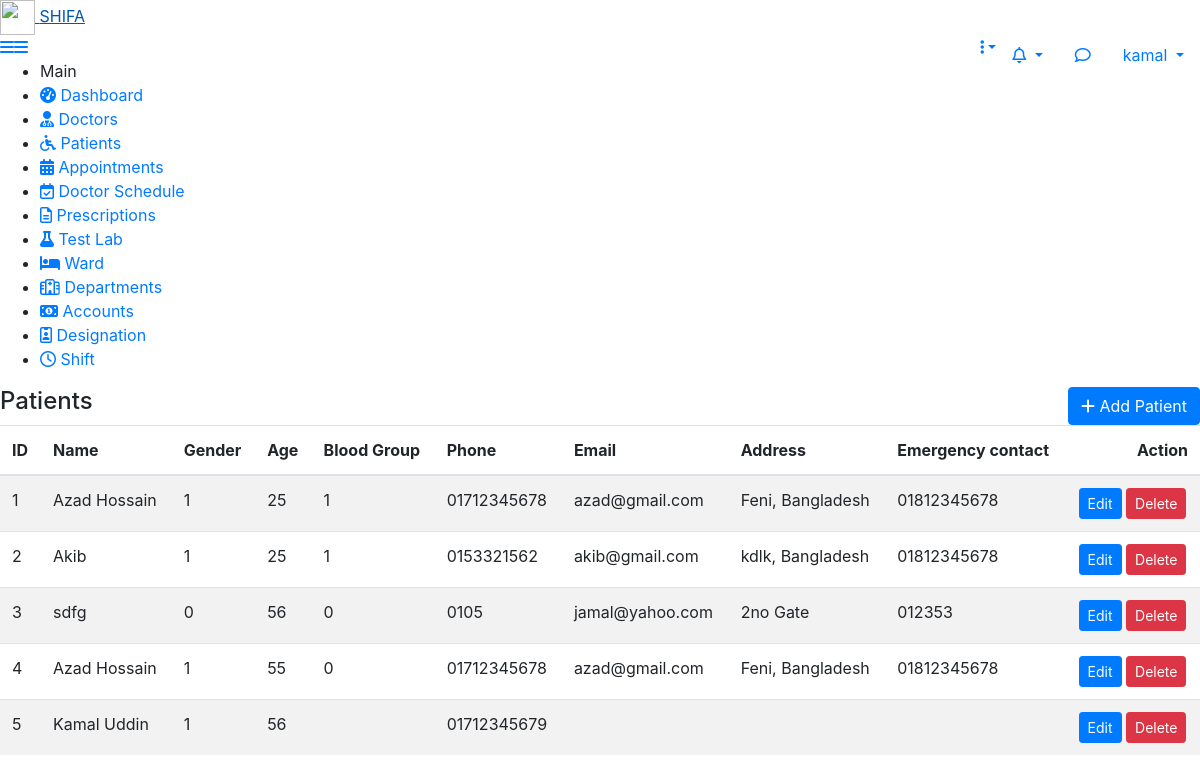
Before: /patients/patients.php (signed in) with the older database file.
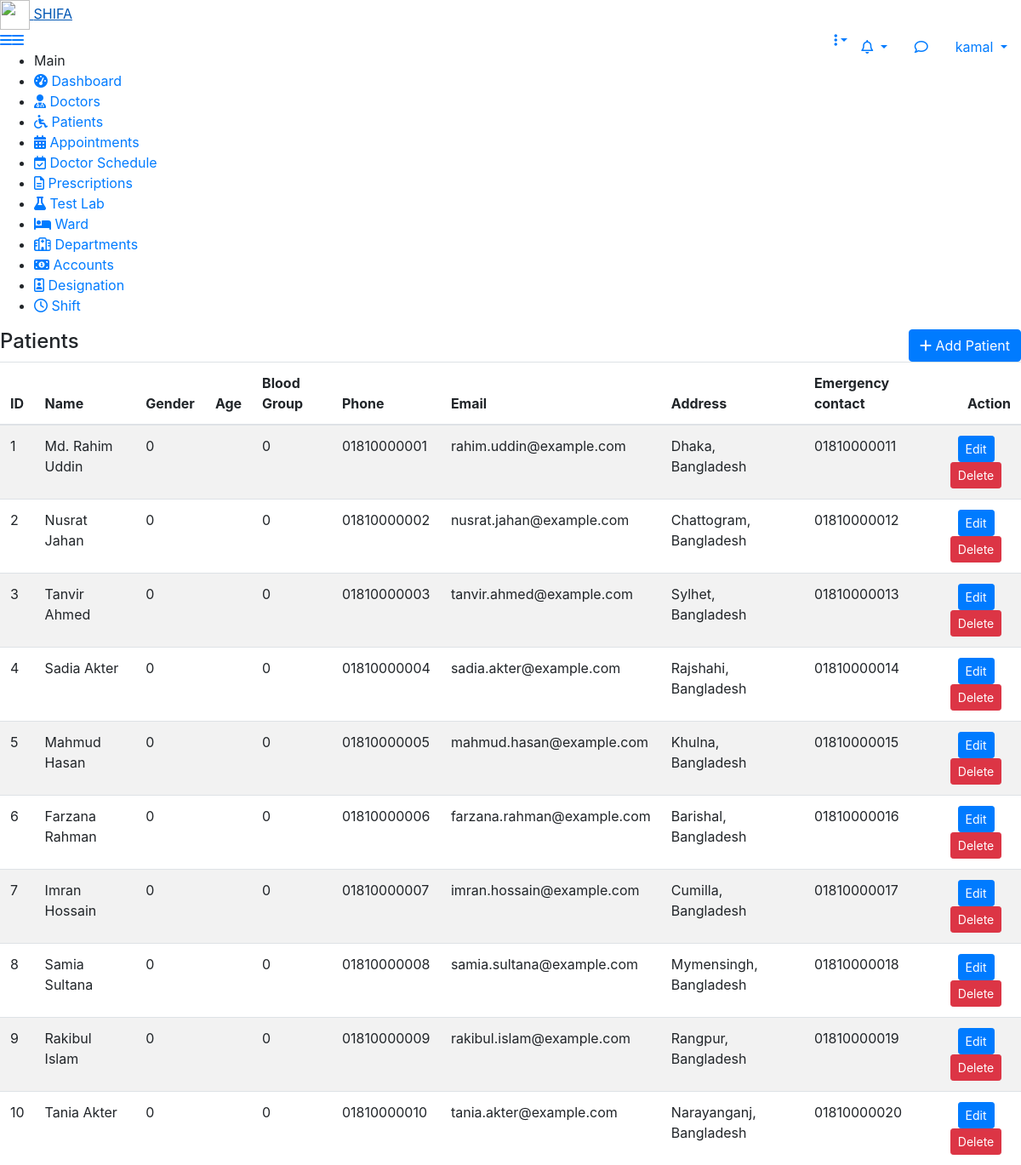
After: the same page with the newer database file.
### tables this page shows
CREATE TABLE `patients` (
  `id` int(11) NOT NULL,
  `name` varchar(100) DEFAULT NULL,
  `gender` int(3) DEFAULT NULL COMMENT '1=male,2=female,3=others',
  `age` int(2) DEFAULT NULL,
  `blood_group` int(6) DEFAULT NULL,
  `phone` varchar(20) DEFAULT NULL,
  `email` varchar(100) DEFAULT NULL,
  `address` varchar(200) DEFAULT NULL,
  `discount_percent` decimal(5,2) DEFAULT 0.00,
  `emergency_contact` varchar(20) DEFAULT NULL,
  `created_at` timestamp NOT NULL DEFAULT current_timestamp(),
  `updated_at` timestamp NOT NULL DEFAULT current_timestamp() ON UPDATE current_timestamp(),
  `deleted_at` datetime DEFAULT NULL,
  `created_by` int(11) DEFAULT NULL,
  `updated_by` int(11) DEFAULT NULL
);

### component/connection.php (called while the page is built, shortened)
<?php
    $base_url = "http://172.16.20.150git/shifa/";
    require_once  ($_SERVER['DOCUMENT_ROOT'] . "/shifa/crud/crud_class.php");
    $crud = new crud_class();
?>

### crud/crud_class.php (called while the page is built, shortened)
<?php
class crud_class{
    private $host = "localhost";
    private $username = "root";
    private $password = "";
    private $database = "shifa";
    public $conn;
    public function __construct(){
        $this->conn = new mysqli($this->host, $this->username, $this->password, $this->database);
    }
    public function common_select($table, $columns = "*", $where = [],$where_condition = "AND", $order_by = "",
        $sort_order = "ASC",$limit = "",$offset = ""){
        $result=[
            "status"=>false,
            "data"=>[],
            "message"=>""
        ];
        $sql = "SELECT $columns FROM $table";
        if(!empty($where)){
            $where_clauses = [];
            foreach($where as $column => $value){
                $where_clauses[] = "$table" . "." . "$column = '" . $this->conn->real_escape_string($value) . "'";
            }
            $sql .= " WHERE " . implode(" $where_condition ", $where_clauses);
            $sql .= " AND deleted_at IS NULL";
        }else{
            $sql .= " WHERE deleted_at IS NULL";
        }
        if(!empty($order_by)){
            $sql .= " ORDER BY $order_by $sort_order";
        }
        if(!empty($limit)){
            $sql .= " LIMIT $limit";
        }
        $rs = $this->conn->query($sql);
        if($rs->num_rows > 0){
            $result["status"] = true;
            $result["message"] = "Records found";
            while($row = $rs->fetch_object()){
                $result["data"][] = $row;
            }
            return $result;
        } else {
            $result["message"] = "No records found";
            return $result;
        }
    }
}

### patients/patients.php (the view)
<?php require_once "../component/header.php"; ?>
<?php require_once "../component/sidebar.php"; ?>
        <div class="page-wrapper">
            <div class="content">
                <div class="row">
                    <div class="col-sm-4 col-3">
                        <h4 class="page-title">Patients</h4>
                    </div>
                    <div class="col-sm-8 col-9 text-right m-b-20">
                        <a href="add-patient.php" class="btn btn btn-primary btn-rounded float-right"><i class="fa fa-plus"></i> Add Patient</a>
                    </div>
                </div>
				<div class="row">
					<div class="col-md-12">
						<div class="table-responsive">
							<table class="table table-border table-striped custom-table datatable mb-0">
								<thead>
									<tr>
                                        <th>ID</th>
										<th>Name</th>
										<th>Gender</th>
										<th>Age</th>
										<th>Blood Group</th>
										<th>Phone</th>
										<th>Email</th>
										<th>Address</th>
										<th>Emergency contact</th>
										<th class="text-right">Action</th>
									</tr>
								</thead>
								<tbody>
                                    <tr>
                                        <?php
                                        if(isset($_GET['page']) && is_numeric($_GET['page'])){
                                            $page = (int)$_GET['page'];
                                        } else {
                                            $page = 1;
                                        }
                                        $patients = $crud->common_select("patients",'*',[],'AND','id','ASC',10,($page-1)*10);
                                        if($patients['status']){
                                        foreach ($patients['data'] as $patient) { ?>
                                        <td><?= $patient->id ?></td>
                                        <td><?= $patient->name ?></td>
                                        <td><?= $patient->gender ?></td>
                                        <td><?= $patient->age ?></td>
                                        <td><?= $patient->blood_group ?></td>
                                        <td><?= $patient->phone ?></td>
                                        <td><?= $patient->email ?></td>
                                        <td><?= $patient->address ?></td>
                                        <td><?= $patient->emergency_contact ?></td>
                                        <td class="text-center">
                                            <a href="<?= $base_url ?>patients/patient_edit.php?id=<?= $patient->id ?>" class="btn btn-sm btn-primary mb-2 mb-lg-0 me-0 me-lg-2">Edit</a>
                                            <a href="<?= $base_url ?>patients/patient_delete.php?id=<?= $patient->id ?>" class="btn btn-sm btn-danger">Delete</a>
                                        </td>
                                    </tr>
                                    <?php } } ?>
                                </tbody>
							</table>
						</div>
					</div>
                </div>
            </div>
   <?php require_once "../component/footer.php" ?>

### component/header.php (shortened to what this page needs)
<?php
    require_once "connection.php";
?>
<!DOCTYPE html>
<html lang="en">
<head>
    <link rel="stylesheet" type="text/css" href="<?= $base_url; ?>assets/assets/css/bootstrap.min.css">
    <link rel="stylesheet" type="text/css" href="<?= $base_url; ?>assets/assets//css/font-awesome.min.css">
    <link rel="stylesheet" type="text/css" href="<?= $base_url; ?>assets/assets//css/style.css">
</head>

### component/sidebar.php (shortened to what this page needs)
<body>
    <div class="main-wrapper">
        <div class="header">
			<div class="header-left">
				<a href="<?= $base_url; ?>dashboard.php" class="logo">
					<img src="<?= $base_url; ?>assets/assets/img/logo.png" width="35" height="35" alt=""> <span >SHIFA</span>
				</a>
			</div>
			<a id="toggle_btn" href="javascript:void(0);"><i class="fa fa-bars"></i></a>
            <a id="mobile_btn" class="mobile_btn float-left" href="#sidebar"><i class="fa fa-bars"></i></a>
            <ul class="nav user-menu float-right">
                <li class="nav-item dropdown d-none d-sm-block">
                    <a href="#" class="dropdown-toggle nav-link" data-toggle="dropdown"><i class="fa fa-bell-o"></i> <span class="badge badge-pill bg-danger float-right"></span></a>
                </li>
                <li class="nav-item dropdown d-none d-sm-block">
                    <a href="javascript:void(0);" id="open_msg_box" class="hasnotifications nav-link"><i class="fa fa-comment-o"></i> <span class="badge badge-pill bg-danger float-right"></span></a>
                </li>
                <li class="nav-item dropdown has-arrow">
                    <a href="#" class="dropdown-toggle nav-link user-link" data-toggle="dropdown">
                        <span class="auth-name"><?= $_SESSION['user_name']; ?></span>
                    </a>
                </li>
            </ul>
            <div class="dropdown mobile-user-menu float-right">
                <a href="#" class="dropdown-toggle" data-toggle="dropdown" aria-expanded="false"><i class="fa fa-ellipsis-v"></i></a>
            </div>
        </div>
<div class="sidebar" id="sidebar">
            <div class="sidebar-inner slimscroll">
                <div id="sidebar-menu" class="sidebar-menu">
                    <ul>
                        <li class="menu-title">Main</li>
                        <li class="active">
                            <a href="<?= $base_url; ?>dashboard.php"><i class="fa fa-dashboard"></i> <span>Dashboard</span></a>
                        </li>
						<li>
                            <a href="<?= $base_url; ?>doctors/doctors.php"><i class="fa fa-user-md"></i> <span>Doctors</span></a>
                        </li>
                        <li>
                            <a href="<?=$base_url; ?>patients/patients.php"><i class="fa fa-wheelchair"></i> <span>Patients</span></a>
                        </li>
                        <li>
                            <a href="<?=$base_url; ?>appointment/appointment_list.php"><i class="fa fa-calendar"></i> <span>Appointments</span></a>
                        </li>
                        <li>
                            <a href="<?= $base_url; ?>schedule/schedule.php"><i class="fa fa-calendar-check-o"></i> <span>Doctor Schedule</span></a>
                        </li>
                        <li>
                            <a href="<?=$base_url; ?>prescription/prescription_list.php"><i class="fa fa-file-text-o"></i> <span>Prescriptions</span></a>
                        </li>
                        <li>
                            <a href="<?=$base_url; ?>lab/lab_category/lab.php"><i class="fa fa-flask"></i> <span>Test Lab</span></a>
                        </li>
                        <li class="submenu">
							<a href="#"><i class="fa fa-bed"></i> <span> Ward </span> <span class="menu-arrow"></span></a>
						</li>
                        <li>
                            <a href="<?= $base_url; ?>departments/departments.php"><i class="fa fa-hospital-o"></i> <span>Departments</span></a>
                        </li>
                        <li class="submenu">
							<a href="#"><i class="fa fa-money"></i> <span> Accounts </span> <span class="menu-arrow"></span></a>
						</li>
                        <li>
                            <a href="<?= $base_url; ?>designation/designation.php"><i class="fa fa-id-badge"></i> <span>Designation</span></a>
                        </li>
                        <li>
                            <a href="<?= $base_url; ?>shift/shift.php"><i class="fa fa-clock-o"></i> <span>Shift</span></a>
                        </li>
                </div>
            </div>
        </div>

### component/footer.php (shortened to what this page needs)
</body>
</html>

Changed rows visible on the page:
changed patients id 1: name "Azad Hossain" → "Md. Rahim Uddin"; gender "1" → "0"; blood_group "1" → "0"; phone "01712345678" → "01810000001"; email "azad@gmail.com" → "rahim.uddin@example.com"; address "Feni, Bangladesh" → "Dhaka, Bangladesh"; emergency_contact "01812345678" → "01810000011"; age "25" → (not shown)
changed patients id 2: name "Akib" → "Nusrat Jahan"; gender "1" → "0"; blood_group "1" → "0"; phone "0153321562" → "01810000002"; email "akib@gmail.com" → "nusrat.jahan@example.com"; address "kdlk, Bangladesh" → "Chattogram, Bangladesh"; emergency_contact "01812345678" → "01810000012"; age "25" → (not shown)
changed patients id 3: name "sdfg" → "Tanvir Ahmed"; phone "0105" → "01810000003"; email "jamal@yahoo.com" → "tanvir.ahmed@example.com"; address "2no Gate" → "Sylhet, Bangladesh"; emergency_contact "012353" → "01810000013"; age "56" → (not shown)
changed patients id 4: name "Azad Hossain" → "Sadia Akter"; gender "1" → "0"; phone "01712345678" → "01810000004"; email "azad@gmail.com" → "sadia.akter@example.com"; address "Feni, Bangladesh" → "Rajshahi, Bangladesh"; emergency_contact "01812345678" → "01810000014"; age "55" → (not shown)
changed patients id 5: name "Kamal Uddin" → "Mahmud Hasan"; gender "1" → "0"; blood_group (not shown) → "0"; phone "01712345679" → "01810000005"; email (not shown) → "mahmud.hasan@example.com"; address (not shown) → "Khulna, Bangladesh"; emergency_contact (not shown) → "01810000015"; age "56" → (not shown)
added patients: id "6", name "Farzana Rahman", gender "0", blood_group "0", phone "01810000006", email "farzana.rahman@example.com", address "Barishal, Bangladesh", emergency_contact "01810000016"
added patients: id "7", name "Imran Hossain", gender "0", blood_group "0", phone "01810000007", email "imran.hossain@example.com", address "Cumilla, Bangladesh", emergency_contact "01810000017"
added patients: id "8", name "Samia Sultana", gender "0", blood_group "0", phone "01810000008", email "samia.sultana@example.com", address "Mymensingh, Bangladesh", emergency_contact "01810000018"
added patients: id "9", name "Rakibul Islam", gender "0", blood_group "0", phone "01810000009", email "rakibul.islam@example.com", address "Rangpur, Bangladesh", emergency_contact "01810000019"
added patients: id "10", name "Tania Akter", gender "0", blood_group "0", phone "01810000010", email "tania.akter@example.com", address "Narayanganj, Bangladesh", emergency_contact "01810000020"
